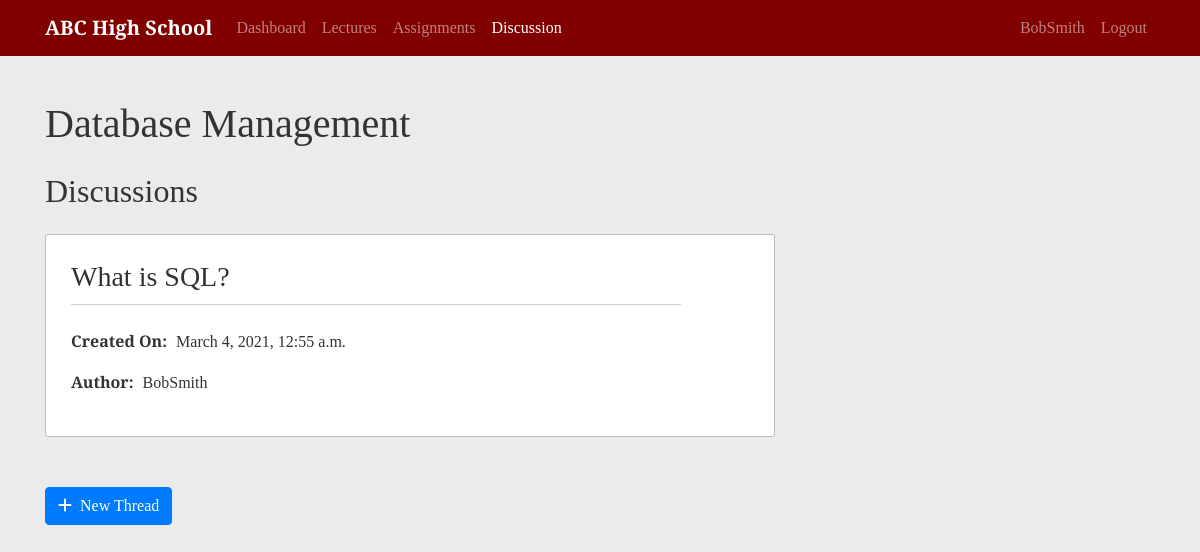
/course/1/discussions/ (signed in), run on an earlier commit of the app's database.
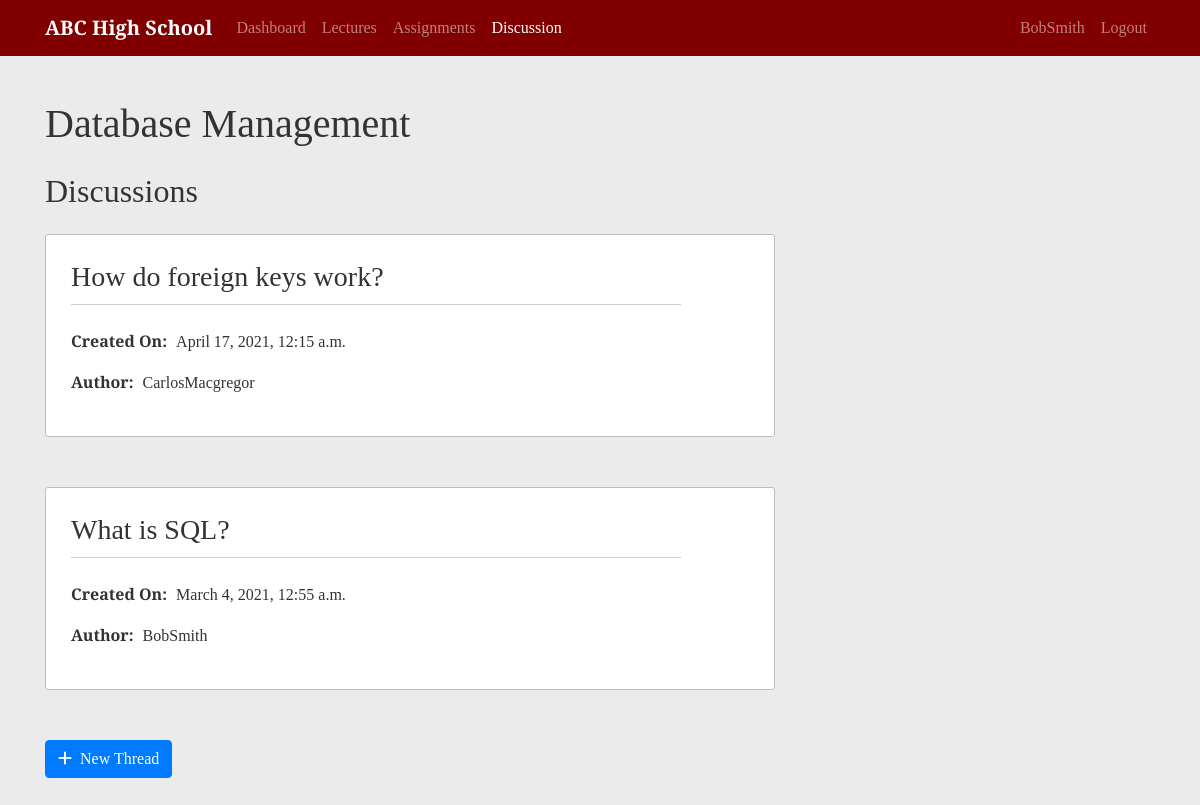
And on a later commit of the database.
### forum/models.py (models this page shows, shortened)
class DiscussionThread(models.Model):
    title = models.CharField(max_length=255)
    course = models.ForeignKey(Course, on_delete=models.CASCADE)
    creation_date_time = models.DateTimeField(default=timezone.now)
    author = models.ForeignKey(User, null=True, on_delete=models.SET_NULL)

### forum/views.py (the view, shortened to what this page needs)
# urls.py: path('course/<int:course_id>/discussions/', DiscussionThreadListView.as_view(), name='thread-list'),
class DiscussionThreadListView(LoginRequiredMixin, UserPassesTestMixin, ListView):
    model = DiscussionThread
    template_name = 'forum/thread_list.html'
    context_object_name = 'threads'
    def get_queryset(self):
        queryset = {}
        course = get_object_or_404(Course, id=self.kwargs.get('course_id'))
        queryset['thread_list']= DiscussionThread.objects.filter(course=course).order_by('-creation_date_time')
        queryset['course'] = course
        return queryset
    def test_func(self):
        user = self.request.user
        student = Student.objects.filter(user=user).first()
        course_id = self.kwargs.get('course_id')
        course = get_object_or_404(Course, id=self.kwargs.get('course_id'))
        if student:
            if EnrolledIn.objects.filter(student=student, course=course_id).exists():
                return True
            if AssistsIn.objects.filter(student=student, course=course_id).exists():
                return True

### forum/templates/forum/thread_list.html (shortened to what this page needs)
{% extends "school/course.html" %}
{% block content %}
<h1 class="mb-4">{{ threads.course.course_name }}</h1>
  {% if not threads.thread_list %}
    <p class="lead">There are no threads yet</p>
  {% else %}
    <h2 class="mb-4">Discussions</h2>
    {% for thread in threads.thread_list %}
      <article class="content-section">
        <h3 class="content-title"><a class="title-link" href="{% url 'post-list' view.kwargs.course_id thread.id %}">{{ thread.title }}</a></h3>
        <p>
          <span class="data-title">Created On:</span>
          <span class="data-content">{{ thread.creation_date_time }}</span>
        </p>
        <p>
          <span class="data-title">Author:</span>
          <span class="data-content">{{ thread.author }}</span>
        </p>
      </article>
    {% endfor %}
  {% endif %}
  <a class="btn btn-primary" href="{% url 'create-thread' view.kwargs.course_id %}"><i class="fas fa-plus mr-2"></i>New Thread</a>
{% endblock content %}

What changed in the data, as far as the page shows it:
added DiscussionThread: title "How do foreign keys work?", creation_date_time "April 17, 2021, 12:15 a.m.", author "CarlosMacgregor"
